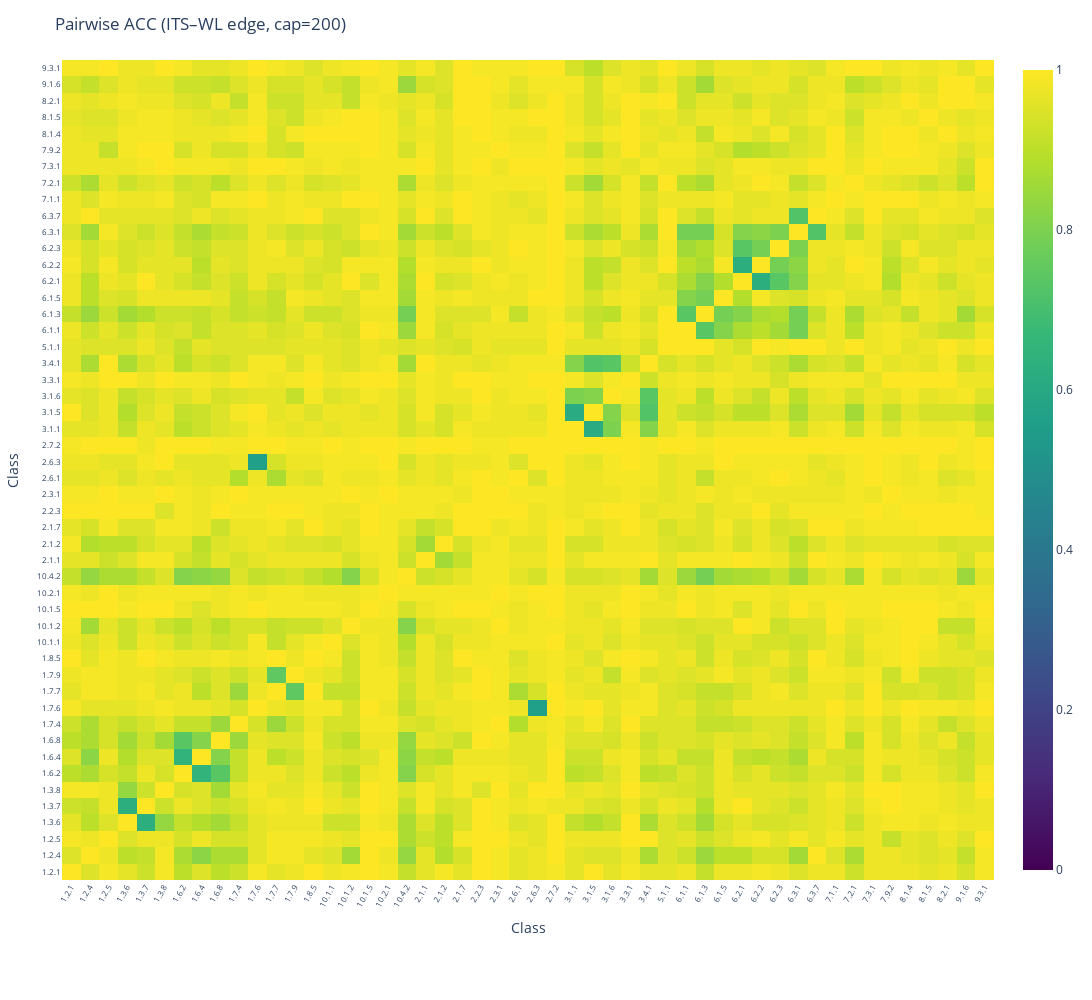

The cell this chart's notebook holds for it:
### Code cell
all_classes = sorted(agg_drf_edge["have_classes"])  # 50 Klassen
pair_df = compute_pairwise_accuracy_matrix(
    agg_drf_edge["features"],
    agg_drf_edge["y_raw"],
    class_order=all_classes,
    n_per_class=200,
    approach="linear",
)

fig_pair_heat = plot_pairwise_accuracy_heatmap(
    pair_df,
    title="Pairwise ACC (ITS–WL edge, cap=200)",
    class_order=all_classes,
    show_all_ticks=True,
    height=1000,
    width=1600,
    tick_font_size=8,
    tick_angle=-60,
)
fig_pair_heat.show()
